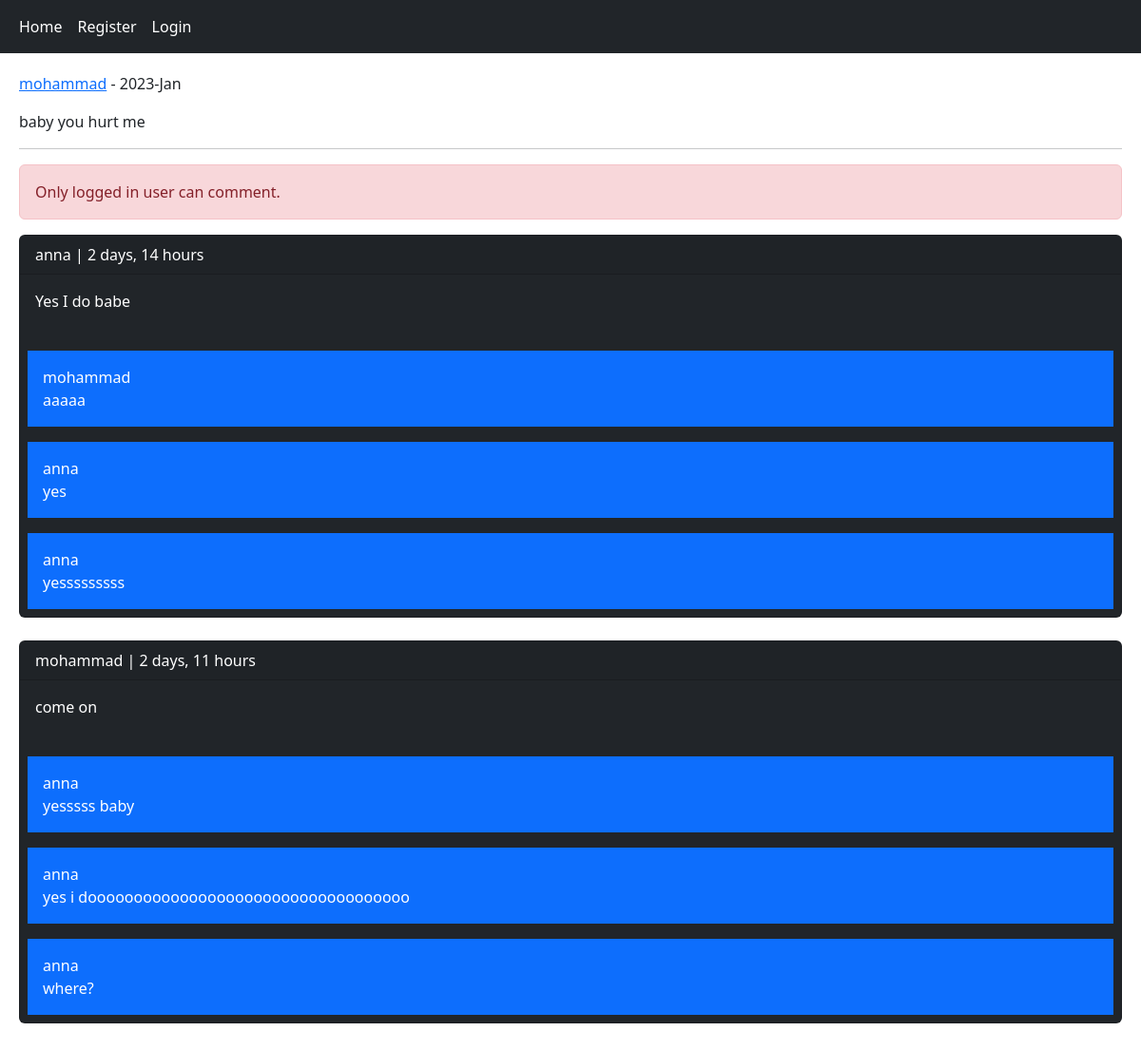
The page /post/5/baby-you-hurt-me on the database its author committed.
### home/models.py (models this page shows, shortened)
class Post(models.Model):
    user = models.ForeignKey(User, on_delete=models.CASCADE, related_name='posts')
    body = models.TextField()
    slug = models.SlugField()
    title = models.CharField(max_length=100, null=True, blank=True)
    created = models.DateTimeField(auto_now_add=True)
    updated = models.DateTimeField(auto_now=True)
    class Meta:
        ordering = ('-created',)

class Comment(models.Model):
    user = models.ForeignKey(User, on_delete=models.CASCADE, related_name='ucomments')
    post = models.ForeignKey(Post, on_delete=models.CASCADE, related_name='pcomments')
    reply = models.ForeignKey('self', on_delete=models.CASCADE, related_name='rcomments', blank=True, null=True)
    is_reply = models.BooleanField(default=False)
    body = models.TextField(max_length=400)
    created = models.DateTimeField(auto_now_add=True)

### home/views.py (the view, shortened to what this page needs)
# urls.py: path('post/<int:post_id>/<slug:post_slug>', views.PostDetailView.as_view(), name='post_detail'),
class PostDetailView(View):
    form_class = CommentCreateForm
    form_class_reply = CommentReplyForm
    def setup(self, request, *args, **kwargs):
        self.post_instance = get_object_or_404(Post, pk=kwargs['post_id'], slug=kwargs['post_slug'])
        return super().setup(request, *args, **kwargs)
    def get(self, request, *args, **kwargs):
        comments = self.post_instance.pcomments.filter(is_reply=False)
        can_like = False
        if request.user.is_authenticated and self.post_instance.user_can_like(request.user):
            can_like = True
        return render(request, 'home/detail.html', {'post': self.post_instance, 'comments': comments, 'form': self.form_class, 'reply_form': self.form_class_reply, 'can_like': can_like})

### home/templates/home/detail.html (shortened to what this page needs)
{% extends 'base.html' %}
{% block content %}
    <p><a href="{% url 'account:user_profile' post.user.id %}">{{ post.user.username }}</a> - {{ post.updated|date:"Y-M" }}</p>
    <p>{{ post.body }}</p><hr/>
    {% if request.user.is_authenticated %}
        <a href="{% url 'home:post_like' post.id %}" class="{% if can_like %} disabled {% endif %} btn btn-primary col-md-2">Like {{ post.likes_count }}</a>
        <form action="" method="post" >
            {% csrf_token %}
            {{ form.as_p }}
            <input type="submit" value="Send">
        </form><br/>
    {% else %}
        <p class="alert alert-danger">Only logged in user can comment.</p>
    {% endif %}
    {% for comment in comments %}
        <div class="card bg-dark text-white">
            <p class="card-header">{{ comment.user }} | {{ comment.created|timesince }} </p>
            <p class="card-body" >{{ comment.body }}</p>
            {% with replies=comment.rcomments.all %}
                {% for reply in replies %}
                    <p class="bg-primary p-3 m-2">{{ reply.user }} <br/> {{ reply.body }}</p>
                {% endfor %}
            {% endwith %}
        </div><br/>
    {% empty %}
        <p>No comments yet!</p>
    {% endfor %}
{% endblock %}

### rows shown on the page
Post: user.username "mohammad", updated "2023-Jan", body "baby you hurt me"
Comment: user "anna", created "2 days, 14 hours", body "Yes I do babe"
Comment: user "mohammad", body "aaaaa"
Comment: user "anna", body "yes"
Comment: user "anna", body "yesssssssss"
Comment: user "mohammad", created "2 days, 11 hours", body "come on"
Comment: user "anna", body "yesssss baby"
Comment: user "anna", body "yes i dooooooooooooooooooooooooooooooooooo"
Comment: user "anna", body "where?"
